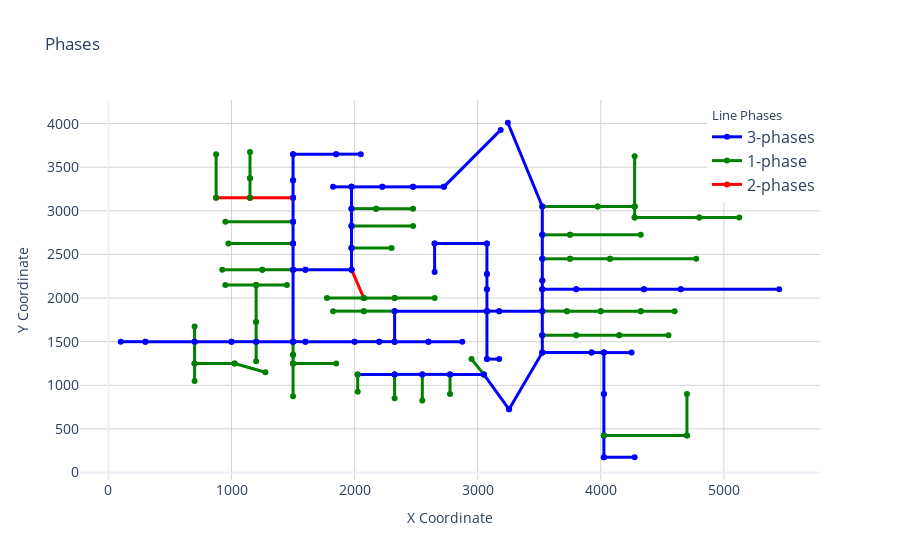

Notebook source saved alongside this figure:
### Markdown cell above
## Step 9: Plot Phases in the Circuit

We can visualize the phases in the circuit using a categorical plot, assigning specific colors to 3-phase, 2-phase, and 1-phase lines.

### Code cell
dss_tools.interactive_view.circuit_plot(parameter="phases", title="Phases")
